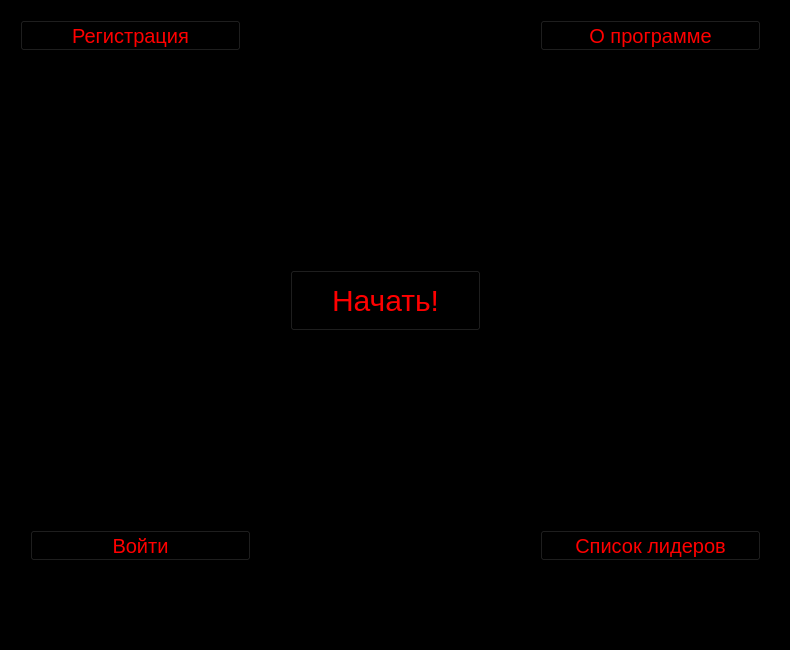
<?xml version="1.0" encoding="UTF-8"?>
<ui version="4.0">
 <class>MainWindow</class>
 <widget class="QMainWindow" name="MainWindow">
  <property name="geometry">
   <rect>
    <x>0</x>
    <y>0</y>
    <width>790</width>
    <height>650</height>
   </rect>
  </property>
  <property name="windowTitle">
   <string>MainWindow</string>
  </property>
  <property name="styleSheet">
   <string notr="true">background: black;</string>
  </property>
  <widget class="QWidget" name="centralwidget">
   <widget class="QPushButton" name="button_begin">
    <property name="geometry">
     <rect>
      <x>290</x>
      <y>270</y>
      <width>191</width>
      <height>61</height>
     </rect>
    </property>
    <property name="styleSheet">
     <string notr="true">QPushButton {
    color: red;
	font-size: 30px;
}

QPushButton:hover {
    color: white;
}</string>
    </property>
    <property name="text">
     <string>Начать!</string>
    </property>
   </widget>
   <widget class="QPushButton" name="button_about_programm">
    <property name="geometry">
     <rect>
      <x>540</x>
      <y>20</y>
      <width>221</width>
      <height>31</height>
     </rect>
    </property>
    <property name="styleSheet">
     <string notr="true">QPushButton {
    color: red;
	font-size: 20px;
}

QPushButton:hover {
    color: white;
}</string>
    </property>
    <property name="text">
     <string>О программе</string>
    </property>
   </widget>
   <widget class="QPushButton" name="button_come_in">
    <property name="geometry">
     <rect>
      <x>30</x>
      <y>530</y>
      <width>221</width>
      <height>31</height>
     </rect>
    </property>
    <property name="styleSheet">
     <string notr="true">QPushButton {
    color: red;
	font-size: 20px;
}

QPushButton:hover {
    color: white;
}</string>
    </property>
    <property name="text">
     <string>Войти</string>
    </property>
   </widget>
   <widget class="QPushButton" name="button_registr">
    <property name="geometry">
     <rect>
      <x>20</x>
      <y>20</y>
      <width>221</width>
      <height>31</height>
     </rect>
    </property>
    <property name="styleSheet">
     <string notr="true">QPushButton {
    color: red;
	font-size: 20px;
}

QPushButton:hover {
    color: white;
}</string>
    </property>
    <property name="text">
     <string>Регистрация</string>
    </property>
   </widget>
   <widget class="QPushButton" name="button_lider_list">
    <property name="geometry">
     <rect>
      <x>540</x>
      <y>530</y>
      <width>221</width>
      <height>31</height>
     </rect>
    </property>
    <property name="styleSheet">
     <string notr="true">QPushButton {
    color: red;
	font-size: 20px;
}

QPushButton:hover {
    color: white;
}</string>
    </property>
    <property name="text">
     <string>Список лидеров</string>
    </property>
   </widget>
  </widget>
  <widget class="QMenuBar" name="menubar">
   <property name="geometry">
    <rect>
     <x>0</x>
     <y>0</y>
     <width>790</width>
     <height>26</height>
    </rect>
   </property>
  </widget>
  <widget class="QStatusBar" name="statusbar"/>
 </widget>
 <resources/>
 <connections/>
</ui>
